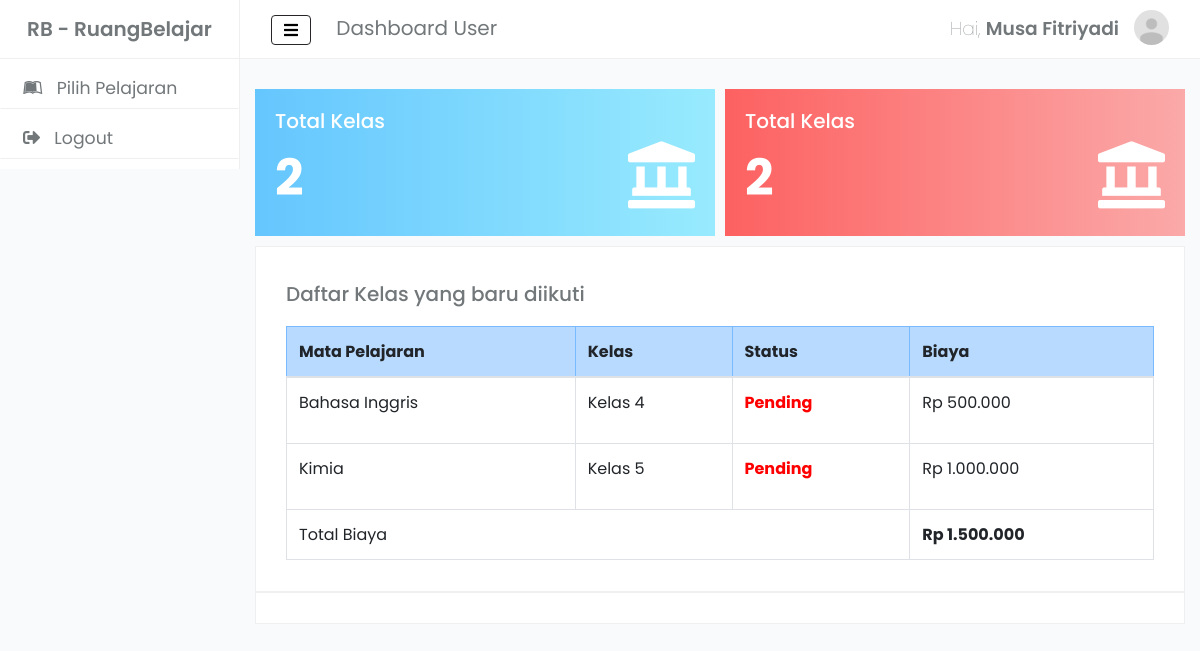
/user/ (signed in), run on an earlier commit of the app's database.
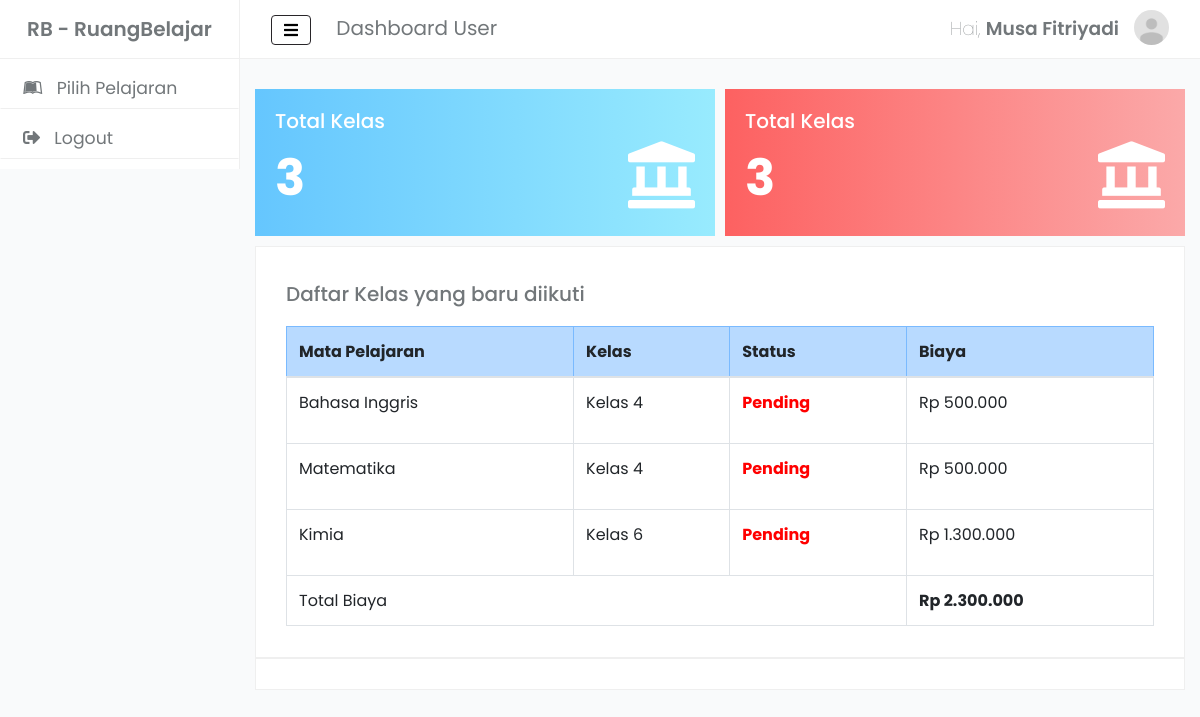
And on a later commit of the database.
### tables this page shows
CREATE TABLE `pilihmapel` (
  `id` char(2) NOT NULL,
  `email` varchar(300) NOT NULL,
  `kelas` enum('Kelas 4','Kelas 5','Kelas 6','') NOT NULL,
  `Status` enum('Pending','Sukses') NOT NULL,
  `Biaya` int(11) NOT NULL
);

CREATE TABLE `matapelajaran` (
  `Id` char(2) NOT NULL,
  `NamaMapel` varchar(30) NOT NULL
);

### user/control/tampildata.php (the view, shortened to what this page needs)
<?php
	include '../database/config.php';
	$email = $_SESSION['email'];
	$data = mysqli_query($koneksi, "select matapelajaran.NamaMapel, pilihmapel.kelas, pilihmapel.Status, pilihmapel.Biaya from matapelajaran join pilihmapel
		on matapelajaran.Id = pilihmapel.id where pilihmapel.email = '$email' AND pilihmapel.Status= 'Pending'");
 ?>
  <?php
   if(mysqli_num_rows($data)>0)
   {
     $totalbiaya=0;
     ?>
     <div class="row">
                   <div class="col">
                     <h5 style="margin: 10px 0px 10px 0px; padding: 10px 0px">Daftar Kelas yang baru diikuti</h5>
                   </div>
                 </div>
                 <div class="row">
                   <div class="col">
       <table class="table table-bordered">
         <thead>
           <tr class="table-primary">
             <th scope="col">Mata Pelajaran</th>
             <th scope="col">Kelas</th>
             <th scope="col">Status</th>
             <th scope="col">Biaya</th>
           </tr>
         </thead>
         <tbody>
           <?php
           function rupiah($angka){
             $hasil_rupiah = "Rp " . number_format($angka,0,',','.');
             return $hasil_rupiah;
           }
           while($d = mysqli_fetch_array($data)){
         ?>
           <tr>
             <td><?php echo $d['NamaMapel']; ?></td>
             <td><?php echo $d['kelas']; ?></td>
             <td><p style="color: red;font-weight: bold"><?php echo $d['Status']; ?></p></td>
             <td><?php echo rupiah($d['Biaya']); ?></td>
           </tr>
         <?php
         $totalbiaya += $d['Biaya'];
          }
         ?>
         <tr>
           <td colspan="3">Total Biaya</td>
           <td><b><?= rupiah($totalbiaya) ?></b></td>
         </tr>
         </tbody>
       </table>
                             </div>
                 </div>
   <?php
   }else{
     echo "<h5 style='text-align:center;'>Anda Tidak Mengikuti Kelas Apapun</h5>";
   }
   ?>

### user/index.php (shortened to what this page needs)
<html>
	<link rel="stylesheet" type="text/css" href="../assets/bootstrap/css/bootstrap.min.css">
<link rel="stylesheet" type="text/css" href="../assets/bootstrap/css/bootstrap-grid.min.css">
<link rel="stylesheet" href="https://use.fontawesome.com/releases/v5.7.2/css/all.css">
<link rel="stylesheet" href="../assets/custom/userdashboard.css">
<link href="https://cdnjs.cloudflare.com/ajax/libs/animate.css/3.5.2/animate.min.css" type="text/css" rel="stylesheet"/>
<body>
	<div class="row">
		<div class="navigasi" id="navigasi">
				<div class="row">
					<div class="col dashboardjd">
						<h5 class="DASHBOARD">RB <span id="hilang"> - RuangBelajar</span></h5>
					</div>
				</div>
				<div class="row">
					<a href="./pilihpaket/"><button class="btn btn-primary tombolnav">
						<i class="fab fa-leanpub iconnav"></i>
					<span class="keteranganmenu">
							Pilih Pelajaran
					</span>
					</button></a>
				</div>
				<div class="row">
					<a href="./control/logout.php"><button class="btn btn-primary tombolnav">
						<i class="fas fa-sign-out-alt iconnav"></i>
						<span class="keteranganmenu">
							Logout
						</span>
					</button></a>
				</div>
		</div>
		<div class="content">
			<nav class="navbar navbar-expand-lg navbar-light">
				<div class="container">
			  		<a class="navbar-brand">
			  		<button class="btn btn-primary tombol" id="tombol">
						<i class="fas fa-bars kotakmenu"></i>
					</button>
			  		Dashboard User</a>
			  		<div class="ml-auto">
			  			<div class="nama">Hai, <span class="panggil"><?=$_SESSION['nama'];?></span></div>
			  			<div id="image">
							<div class="crop">
								<img src="<?=$_SESSION['fotoprofile'];?>" class="fotoprofile" alt="">
							</div>
						</div>
			  		</div>
		  		</div>
			</nav>
                <div class="container contenttengah wow bounceIn" duration="2s" delay="5s">
                		<div class="row">
                			<div class="col jmlkelas">
                				<?php include './control/kelasdiikuti.php'; ?>
                			</div>
                			<div class="col kotakakhir">
                				<?php include './control/kelasdiikuti.php'; ?>
                			</div>
                	</div>
                	<div class="isi">
                		<?php include './control/tampildata.php'; ?>
                	</div>
                </div>
                <div class="container contenttengah wow rotateInUpLeft" duration="2s" delay="5s">
                	<div class="isi">
                	</div>
                </div>
		</div>
	</div>
</body>
</html>

### user/control/kelasdiikuti.php
<?php
	include '../database/config.php';
   echo "<h5>Total Kelas</h5>";
	$email = $_SESSION['email'];
	$data = mysqli_query($koneksi, "select * from pilihmapel where pilihmapel.email = '$email'");
   $count = mysqli_num_rows($data);
   echo "<i class='fas fa-landmark logojml'></i><b><span class='angka'>$count </b></span>";
      ?>

### assets/custom/userdashboard.css (style rules this page uses)
body { font-family: 'Poppins', sans-serif; margin: 0px; background-color: #f9fafb!important; color: #72777a; }
.row { margin: 0px; }
table { background: #fff; }
nav { border-bottom: 1px solid rgba(0,0,0,.0625); background: #fff!important; }
#image { background: #fff; display: inline-block; vertical-align: top; width: 35px; border-radius: 100%; height: 35px; }
#navigasi { background: #ffffff; height: 100%; border-right: 1px solid rgba(0,0,0,.0625); width: 20%; max-width: 20%; font-family: 'Poppins', sans-serif; transition: all .4s ease; }
.content { padding: 0px; margin: 0px; max-width: 80%; width: 80%; }
#image .crop { height: 100%; overflow: hidden; background: transparent; position: relative; border-radius: 100%; }
#image .crop img { width: 100%; }
.DASHBOARD { text-align: center; font-weight: 600; padding: 17px 0px; border-bottom: 1px solid rgba(0,0,0,.0625); margin-bottom: 10px; }
.dashboardjd { padding: 0px !important; }
.tombol, .tombol:focus, .tombol:active { margin-right: 20px; background: white; color: #000; border: 1px solid #282529; transition: 0.3s; cursor: pointer; box-shadow: none !important; }
.tombolnav, .tombolnav:focus, .tombolnav:active { width: 100%; border: 1px solid #fff; background: transparent; margin-bottom: 10px; border-bottom: 1px solid rgba(0,0,0,.0625); text-align: left; border-radius: 0px; box-shadow: none !important; }
.nama { margin: .3125rem; text-transform: capitalize; font-weight: 100; font-size: 14pt; float: left; }
.nama .panggil { font-weight: 600; margin-right: 10px; }
.navigasi a { width: 100%; max-width: 100%; }
.iconnav { margin: 0px 10px; color: #72777a; font-size: 13pt; }
.keteranganmenu { color: #72777a; font-size: 13pt; transition: all .2s ease; }
.isi { padding: 15px; background: #fff; border: 1px solid #efefef; }
.jmlkelas { padding: 20px; background: linear-gradient(to right, #65c6fe, #98ebfe); margin-bottom:10px; margin-top:10px; margin-right: 10px; color: white; }
.kotakakhir { padding: 20px; background: linear-gradient(to right, #fd6161, #fba9a9); margin-bottom:10px; margin-top:10px; color: white; }
.angka { text-align: left; margin: 0px; float: left; font-size: 50px; width: 60%; margin-block-start: 0em; margin-block-end: 0em; margin-inline-start: 0px; margin-inline-end: 0px; }
.logojml { float: right; font-size: 67px; }

What changed in the data, as far as the page shows it:
added pilihmapel: id.NamaMapel "Matematika", kelas "Kelas 4", Status "Pending", Biaya "Rp 500.000"
changed pilihmapel "Kimia": kelas "Kelas 5" → "Kelas 6"; Biaya "Rp 1.000.000" → "Rp 1.300.000"
Also different on the page:
$count: "2 2" → "3 3"
rupiah($totalbiaya): "Rp 1.500.000" → "Rp 2.300.000"
